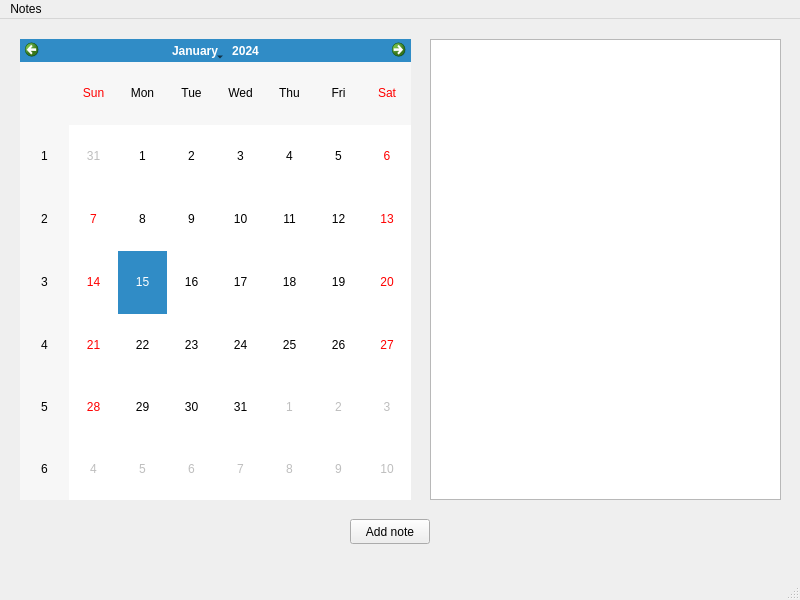
<?xml version="1.0" encoding="UTF-8"?>
<ui version="4.0">
 <class>MainWindow</class>
 <widget class="QMainWindow" name="MainWindow">
  <property name="geometry">
   <rect>
    <x>0</x>
    <y>0</y>
    <width>800</width>
    <height>600</height>
   </rect>
  </property>
  <property name="windowTitle">
   <string>My Notes</string>
  </property>
  <widget class="QWidget" name="centralwidget">
   <widget class="QCalendarWidget" name="MyCalendar">
    <property name="geometry">
     <rect>
      <x>20</x>
      <y>20</y>
      <width>391</width>
      <height>461</height>
     </rect>
    </property>
    <property name="firstDayOfWeek">
     <enum>Qt::Sunday</enum>
    </property>
    <property name="verticalHeaderFormat">
     <enum>QCalendarWidget::ISOWeekNumbers</enum>
    </property>
   </widget>
   <widget class="QPlainTextEdit" name="NewNote">
    <property name="geometry">
     <rect>
      <x>430</x>
      <y>20</y>
      <width>351</width>
      <height>461</height>
     </rect>
    </property>
    <property name="plainText">
     <string/>
    </property>
   </widget>
   <widget class="QPushButton" name="AddNote">
    <property name="geometry">
     <rect>
      <x>350</x>
      <y>500</y>
      <width>80</width>
      <height>25</height>
     </rect>
    </property>
    <property name="text">
     <string>Add note</string>
    </property>
   </widget>
  </widget>
  <widget class="QStatusBar" name="statusbar"/>
  <widget class="QMenuBar" name="menubar">
   <property name="geometry">
    <rect>
     <x>0</x>
     <y>0</y>
     <width>800</width>
     <height>25</height>
    </rect>
   </property>
   <widget class="QMenu" name="menuNotes">
    <property name="title">
     <string>Notes</string>
    </property>
   </widget>
   <addaction name="menuNotes"/>
  </widget>
 </widget>
 <resources/>
 <connections/>
</ui>
